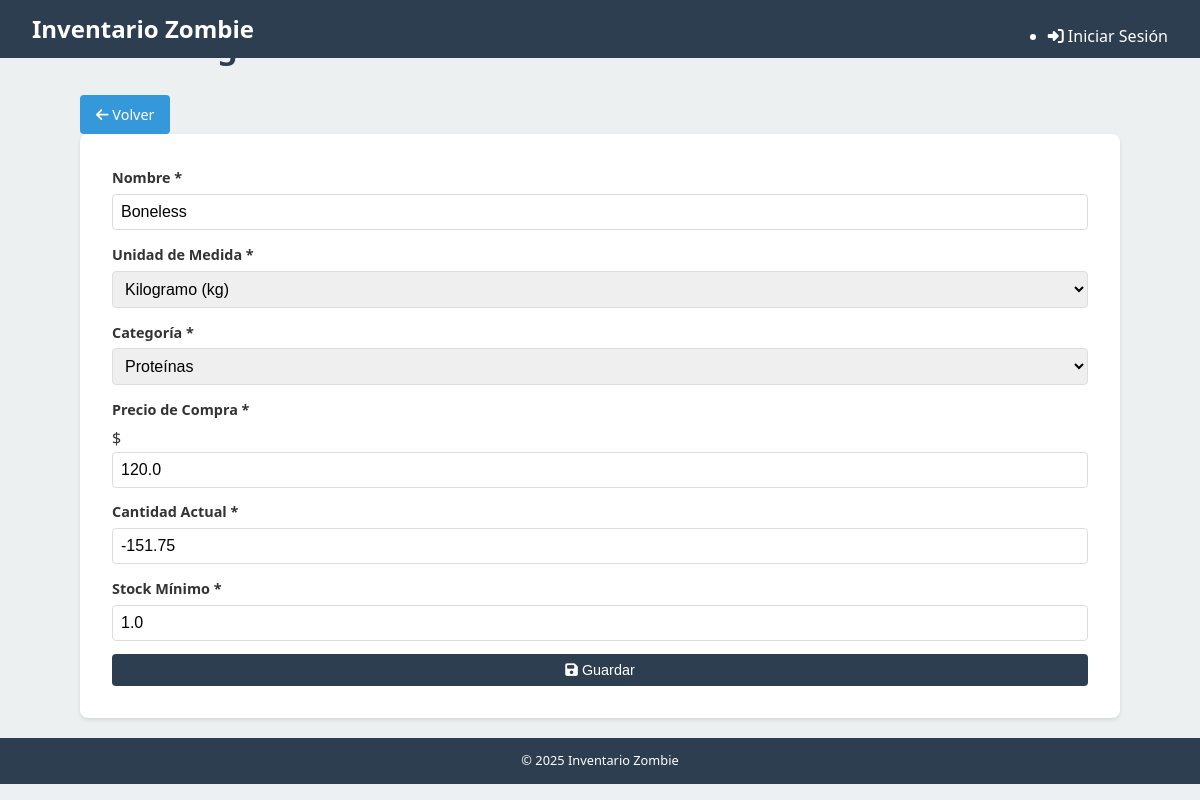
The app's page /ingredientes/editar/10 with its own data.
### tables this page shows
CREATE TABLE Ingredientes (
    id INTEGER PRIMARY KEY AUTOINCREMENT,
    nombre TEXT NOT NULL UNIQUE,
    unidad_medida TEXT NOT NULL,
    precio_compra REAL,
    cantidad_actual REAL NOT NULL DEFAULT 0,
    stock_minimo REAL
, categoria TEXT);

### routes/ingredientes.py (the view)
@ingredientes_web_bp.route('/editar/<int:id>', methods=['GET'])
def editar(id):
    db = get_db()
    cursor = db.execute('SELECT * FROM Ingredientes WHERE id = ?', (id,))
    row = cursor.fetchone()
    if row is None:
        return render_template('error.html', message='Ingrediente no encontrado'), 404
    ingrediente = dict(
        id=row['id'],
        nombre=row['nombre'],
        unidad_medida=row['unidad_medida'],
        precio_compra=row['precio_compra'],
        cantidad_actual=row['cantidad_actual'],
        stock_minimo=row['stock_minimo']
    )
    try:
        ingrediente['categoria'] = row['categoria']
    except (IndexError, KeyError):
        ingrediente['categoria'] = None
    return render_template('ingredientes/formulario.html', ingrediente=ingrediente)

### app.py (called while the page is built)
@app.template_global()
def now():
    return datetime.datetime.now()

@app.after_request
def add_cors_headers(response):
    response.headers.add('Access-Control-Allow-Origin', '*')
    response.headers.add('Access-Control-Allow-Headers', 'Content-Type,Authorization')
    response.headers.add('Access-Control-Allow-Methods', 'GET,PUT,POST,DELETE,OPTIONS')
    return response

### database.py (called while the page is built)
def get_db():
    if 'db' not in g:
        g.db = sqlite3.connect(
            os.path.join(current_app.instance_path, 'inventario_zombie.sqlite'),
            detect_types=sqlite3.PARSE_DECLTYPES
        )
        g.db.row_factory = sqlite3.Row
        g.db.execute("PRAGMA foreign_keys=ON")
        g.db.execute("PRAGMA journal_mode=WAL")  # Write-Ahead Logging para mejor concurrencia
        g.db.execute("PRAGMA busy_timeout=5000")  # 5 segundos de timeout
    return g.db

### templates/ingredientes/formulario.html (shortened to what this page needs)
{% extends "layout.html" %}
{% block content %}
<div class="page-header">
    <h1>{% if ingrediente %}Editar Ingrediente{% else %}Nuevo Ingrediente{% endif %}</h1>
    <a href="{{ url_for('ingredientes_web.index') }}" class="btn btn-secondary">
        <i class="fas fa-arrow-left"></i> Volver
    </a>
</div>
<form id="ingredient-form" class="mobile-form">
    <div class="form-group">
        <label for="nombre">Nombre <span class="required">*</span></label>
        <input type="text" id="nombre" name="nombre" required
               value="{{ ingrediente.nombre if ingrediente else '' }}">
    </div>
    <div class="form-group">
        <label for="unidad_medida">Unidad de Medida <span class="required">*</span></label>
        <select id="unidad_medida" name="unidad_medida" required>
            <option value="kg" {% if ingrediente and ingrediente.unidad_medida == 'kg' %}selected{% endif %}>Kilogramo (kg)</option>
        </select>
    </div>
    <div class="form-group">
        <label for="categoria">Categoría <span class="required">*</span></label>
        <select id="categoria" name="categoria" required>
            <option value="Proteínas" {% if ingrediente and ingrediente.get('categoria') == 'Proteínas' %}selected{% endif %}>Proteínas</option>
        </select>
    </div>
    <div class="form-group">
        <label for="precio_compra">Precio de Compra <span class="required">*</span></label>
        <div class="input-addon">
            <span class="addon-prefix">$</span>
            <input type="number" id="precio_compra" name="precio_compra" step="0.01" min="0" required
                   value="{{ ingrediente.precio_compra if ingrediente else '' }}">
        </div>
    </div>
    <div class="form-group">
        <label for="cantidad_actual">Cantidad Actual <span class="required">*</span></label>
        <input type="number" id="cantidad_actual" name="cantidad_actual" step="0.01" min="0" required
               value="{{ ingrediente.cantidad_actual if ingrediente else '0' }}">
    </div>
    <div class="form-group">
        <label for="stock_minimo">Stock Mínimo <span class="required">*</span></label>
        <input type="number" id="stock_minimo" name="stock_minimo" step="0.01" min="0" required
               value="{{ ingrediente.stock_minimo if ingrediente else '0' }}">
    </div>
    <div class="form-actions">
        <button type="submit" class="btn btn-primary btn-block">
            <i class="fas fa-save"></i> Guardar
        </button>
    </div>
</form>
{% endblock %}

### static/css/main.css (style rules this page uses)
:root { --primary-color: #2c3e50; --secondary-color: #3498db; --accent-color: #e74c3c; --background-color: #ecf0f1; --text-color: #333; --light-text: #fff; --success-color: #2ecc71; --warning-color: #f39c12; --error-color: #e74c3c; --info-color: #3498db; }
* { margin: 0; padding: 0; box-sizing: border-box; }
body { font-family: 'Segoe UI', Tahoma, Geneva, Verdana, sans-serif; line-height: 1.6; color: var(--text-color); background-color: var(--background-color); }
h1 { color: var(--primary-color); margin-bottom: 1rem; font-size: 1.5rem; text-align: center; }
.btn { display: inline-block; background-color: var(--secondary-color); color: var(--light-text); padding: 0.5rem 1rem; border-radius: 4px; text-decoration: none; margin-top: 0.5rem; transition: background-color 0.3s; text-align: center; border: none; cursor: pointer; font-size: 0.9rem; }
.btn-block { display: block; width: 100%; }
form { background: white; padding: 1rem; border-radius: 8px; box-shadow: 0 2px 4px rgba(0, 0, 0, 0.1); width: 100%; margin: 0 auto; }
.form-group { margin-bottom: 0.8rem; }
label { display: block; margin-bottom: 0.3rem; font-weight: bold; font-size: 0.9rem; }
input, select, textarea { width: 100%; padding: 0.5rem; border: 1px solid #ddd; border-radius: 4px; font-size: 1rem; }
@media screen and (min-width: 768px) { h1 { font-size: 2rem; text-align: left; } }
@media screen and (min-width: 768px) { form { padding: 2rem; } }
.btn-primary { background-color: var(--primary-color); }
.btn-secondary { background-color: var(--secondary-color); }

### records on screen
Ingredientes: nombre "Boneless", unidad_medida "Kilogramo (kg)", categoria "Proteínas", precio_compra "120.0", cantidad_actual "-151.75", stock_minimo "1.0"
